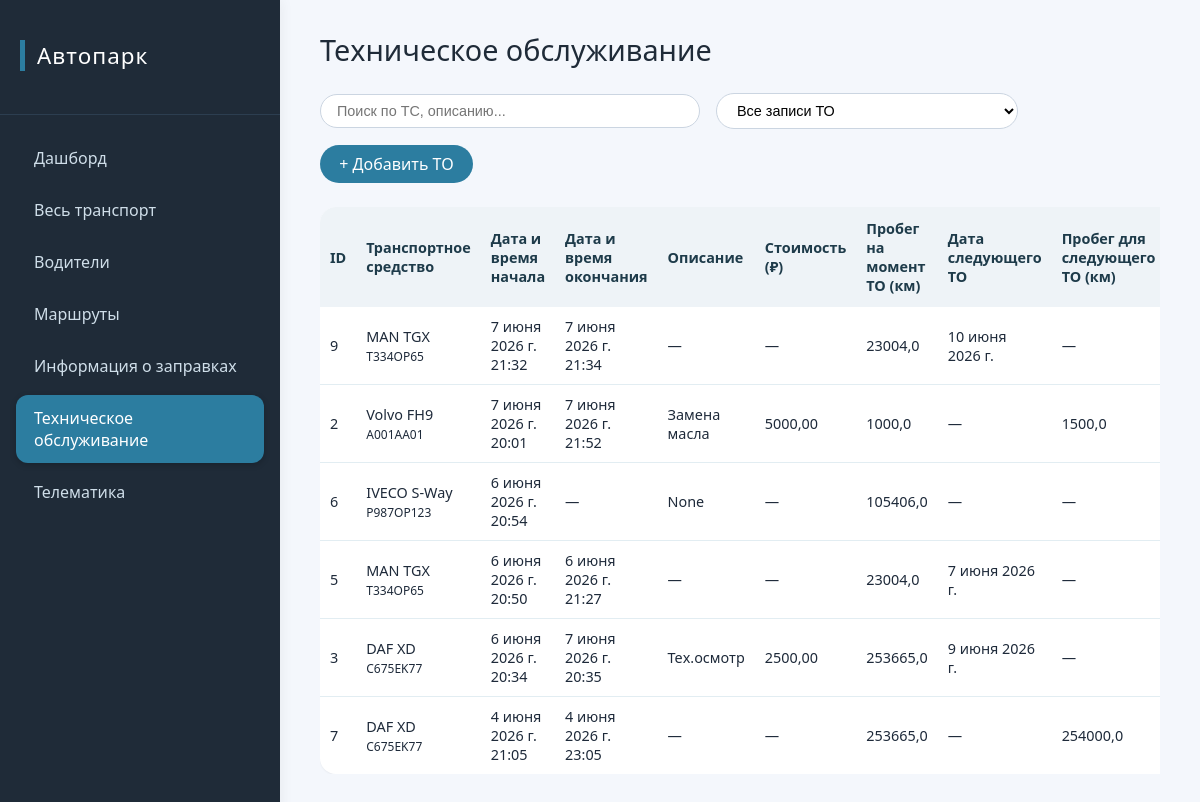
Screenshot of /maintenance/ with the database file from the repository.
### autopark_platform/models.py (models this page shows, shortened)
class Maintenance(models.Model):
    vehicle = models.ForeignKey(
        Vehicle,
        on_delete=models.CASCADE,
        related_name='maintenances',
        verbose_name='Транспортное средство'
    )
    start_datetime = models.DateTimeField('Дата и время начала ТО')
    end_datetime = models.DateTimeField('Дата и время окончания ТО', blank=True, null=True)
    description = models.TextField('Описание ТО', blank=True, null=True)
    cost = models.DecimalField('Стоимость ТО', max_digits=12, decimal_places=2, blank=True, null=True,
                               validators=[MinValueValidator(0)])
    mileage_at_service = models.FloatField('Пробег ТС на момент ТО (км)', blank=True, null=True,
                                           validators=[MinValueValidator(0)])
    next_maintenance_date = models.DateField('Дата следующего ТО', blank=True, null=True)
    next_maintenance_mileage = models.FloatField('Пробег для следующего ТО (км)', blank=True, null=True,
                                                 validators=[MinValueValidator(0)])
    class Meta:
        verbose_name = 'Техническое обслуживание'
        verbose_name_plural = 'Техническое обслуживание'
        ordering = ['-start_datetime']

class Vehicle(models.Model):
    class Status(models.TextChoices):
        ON_ROUTE = 'on_route', 'В рейсе'
        ON_MAINTENANCE = 'on_maintenance', 'На ТО'
        FREE = 'free', 'Свободен'
    brand = models.CharField('Марка', max_length=100)
    model = models.CharField('Модель', max_length=100)
    license_plate = models.CharField('Госномер', max_length=20, unique=True)
    status = models.CharField('Статус активности', max_length=20, choices=Status.choices, default=Status.FREE)
    current_mileage = models.FloatField('Текущий пробег', validators=[MinValueValidator(0)])
    year_of_manufacture = models.PositiveSmallIntegerField('Год выпуска')
    vin = models.CharField('VIN-номер', max_length=17, blank=True, null=True, unique=True)
    fuel_level = models.FloatField('Уровень топлива в баке', blank=True, null=True, validators=[MinValueValidator(0)])
    latitude = models.FloatField('Широта', blank=True, null=True)
    longitude = models.FloatField('Долгота', blank=True, null=True)
    class Meta:
        verbose_name = 'Транспортное средство'
        verbose_name_plural = 'Транспортные средства'
        ordering = ['brand', 'model']

### autopark_platform/views.py (the view, shortened to what this page needs)
# urls.py: path('maintenance/', views.maintenance_list, name='maintenance_list'),
def maintenance_list(request):
    search_query = request.GET.get('search', '').strip()
    maintenance_filter = request.GET.get('maintenance_filter', 'all').strip()
    selected_vehicle_id = request.GET.get('vehicle_id', '').strip()
    maintenances = Maintenance.objects.select_related('vehicle').all()
    now = timezone.now().date()
    today = now
    next_week = today + timedelta(days=7)
    mileage_threshold = 1000
    if maintenance_filter == 'ongoing':
        maintenances = maintenances.filter(end_datetime__isnull=True)
    elif maintenance_filter == 'needed_now':
        maintenances = maintenances.filter(
            Q(next_maintenance_date__lte=today) |
            Q(next_maintenance_mileage__isnull=False, vehicle__current_mileage__isnull=False,
              next_maintenance_mileage__lte=F('vehicle__current_mileage'))
        )
    elif maintenance_filter == 'due_by_date':
        maintenances = maintenances.filter(
            next_maintenance_date__gte=today,
            next_maintenance_date__lte=next_week
        )
    elif maintenance_filter == 'by_vehicle' and selected_vehicle_id:
        maintenances = maintenances.filter(vehicle_id=selected_vehicle_id)
    maintenances = maintenances.order_by('-start_datetime')
    vehicles_for_filter = Vehicle.objects.all().order_by('brand', 'model')
    context = {
        'maintenances': maintenances,
        'vehicles_for_filter': vehicles_for_filter,
        'search_query': search_query,
        'maintenance_filter': maintenance_filter,
        'selected_vehicle_id': selected_vehicle_id if selected_vehicle_id else '',
    }
    return render(request, 'maintenance_list.html', context)

### autopark_platform/templates/maintenance_list.html (shortened to what this page needs)
<!DOCTYPE html>
<html lang="ru">
<head>
    {% load static %}
    <link rel="stylesheet" href="{% static 'css/main.css' %}">
</head>
<body>
    <div class="app-container">
        <aside class="sidebar">
            <div class="logo">
                <h2>Автопарк</h2>
            </div>
            <nav class="tabs-nav">
                <a href="{% url 'dashboard' %}" class="tab-btn">Дашборд</a>
                <a href="{% url 'vehicle_list' %}" class="tab-btn">Весь транспорт</a>
                <a href="{% url 'driver_list' %}" class="tab-btn">Водители</a>
                <a href="{% url 'route_list' %}" class="tab-btn">Маршруты</a>
                <a href="{% url 'refuel_list' %}" class="tab-btn">Информация о заправках</a>
                <a href="{% url 'maintenance_list' %}" class="tab-btn active">Техническое обслуживание</a>
                <a href="{% url 'telemetry' %}" class="tab-btn">Телематика</a>
            </nav>
        </aside>
        <main class="content">
            <div class="page-header">
                <h1>Техническое обслуживание</h1>
                <div class="action-bar">
                    <input type="text" id="searchInput" placeholder="Поиск по ТС, описанию..." class="search-input" value="{{ search_query|default:'' }}">
                    <select id="maintenanceFilter" class="status-filter">
                        <option value="all" {% if maintenance_filter == 'all' %}selected{% endif %}>Все записи ТО</option>
                    </select>
                    <a href="{% url 'maintenance_add' %}" class="btn-add">+ Добавить ТО</a>
                </div>
            </div>
            <div class="table-wrapper">
                <table class="data-table">
                    <thead>
                        <tr>
                            <th>ID</th>
                            <th>Транспортное средство</th>
                            <th>Дата и время начала</th>
                            <th>Дата и время окончания</th>
                            <th>Описание</th>
                            <th>Стоимость (₽)</th>
                            <th>Пробег на момент ТО (км)</th>
                            <th>Дата следующего ТО</th>
                            <th>Пробег для следующего ТО (км)</th>
                        </tr>
                    </thead>
                    <tbody>
                        {% for maintenance in maintenances %}
                        <tr>
                            <td>{{ maintenance.id }}</td>
                            <td>
                                {{ maintenance.vehicle.brand }} {{ maintenance.vehicle.model }}<br>
                                <small>{{ maintenance.vehicle.license_plate }}</small>
                            </td>
                            <td>{{ maintenance.start_datetime }}</td>
                            <td>{{ maintenance.end_datetime|default:"—" }}</td>
                            <td>{{ maintenance.description|truncatechars:50|default:"—" }}</td>
                            <td>{{ maintenance.cost|default:"—" }}</td>
                            <td>{{ maintenance.mileage_at_service|default:"—" }}</td>
                            <td>{{ maintenance.next_maintenance_date|default:"—" }}</td>
                            <td>{{ maintenance.next_maintenance_mileage|default:"—" }}</td>
                        </tr>
                        {% empty %}
                        <tr>
                            <td colspan="10" class="empty-row">Нет записей ТО, соответствующих критериям</td>
                        </tr>
                        {% endfor %}
                    </tbody>
                </table>
            </div>
        </main>
    </div>
</body>
</html>

### autopark_platform/static/css/main.css (style rules this page uses)
* { margin: 0; padding: 0; box-sizing: border-box; }
body { font-family: 'Segoe UI', Roboto, 'Helvetica Neue', sans-serif; background-color: #f4f7fc; color: #1e2a3a; }
.app-container { display: flex; min-height: 100vh; }
.sidebar { width: 280px; background-color: #1f2b38; color: #ecf0f1; display: flex; flex-direction: column; box-shadow: 2px 0 12px rgba(0,0,0,0.05); }
.logo { padding: 24px 20px; border-bottom: 1px solid #2c3e50; margin-bottom: 20px; }
.logo h2 { font-weight: 500; letter-spacing: 1px; color: #fff; }
.tabs-nav { display: flex; flex-direction: column; gap: 6px; padding: 0 16px; }
.tab-btn { background: none; border: none; padding: 12px 18px; text-align: left; font-size: 1rem; font-weight: 500; color: #cfdee9; border-radius: 12px; cursor: pointer; transition: all 0.2s ease; }
.tab-btn.active { background-color: #2c7da0; color: white; box-shadow: 0 2px 6px rgba(0,0,0,0.2); }
a.tab-btn { display: block; text-decoration: none; }
.content { flex: 1; padding: 30px 40px; overflow-y: auto; }
h1, h2, h3 { font-weight: 500; margin-bottom: 0.75rem; color: #1f2b38; }
h1 { font-size: 1.8rem; margin-bottom: 1.5rem; }
h2 { font-size: 1.4rem; border-left: 5px solid #2c7da0; padding-left: 12px; margin: 1rem 0 1.2rem 0; }
.table-wrapper { overflow-x: auto; margin: 1rem 0; }
.data-table { width: 100%; border-collapse: collapse; font-size: 0.9rem; background: white; border-radius: 16px; overflow: hidden; box-shadow: 0 1px 2px rgba(0,0,0,0.05); }
.data-table th { background-color: #eef3f7; padding: 12px 10px; text-align: left; font-weight: 600; color: #1e3b4a; }
.data-table td { padding: 10px 10px; border-bottom: 1px solid #e2edf2; }
.data-table tr:last-child td { border-bottom: none; }
.page-header { display: flex; justify-content: space-between; align-items: center; flex-wrap: wrap; margin-bottom: 1.5rem; }
.action-bar { display: flex; gap: 1rem; align-items: center; flex-wrap: wrap; }
.search-input { padding: 0.5rem 1rem; border: 1px solid #cbd5e1; border-radius: 40px; width: 380px; font-size: 0.9rem; transition: 0.2s; }
.status-filter { padding: 0.5rem 1rem; border-radius: 40px; border: 1px solid #cbd5e1; background-color: white; font-size: 0.9rem; }
.btn-add { background-color: #2c7da0; color: white; padding: 0.5rem 1.2rem; border-radius: 40px; text-decoration: none; font-weight: 500; transition: background 0.2s; }

### rows the page displays
Maintenance: id "9", vehicle.brand "MAN", vehicle.model "TGX", vehicle.license_plate "T334OP65", start_datetime "7 июня 2026 г. 21:32", end_datetime "7 июня 2026 г. 21:34", description "—", cost "—", mileage_at_service "23004,0", next_maintenance_date "10 июня 2026 г.", next_maintenance_mileage "—"
Maintenance: id "2", vehicle.brand "Volvo", vehicle.model "FH9", vehicle.license_plate "A001AA01", start_datetime "7 июня 2026 г. 20:01", end_datetime "7 июня 2026 г. 21:52", description "Замена масла", cost "5000,00", mileage_at_service "1000,0", next_maintenance_date "—", next_maintenance_mileage "1500,0"
Maintenance: id "6", vehicle.brand "IVECO", vehicle.model "S-Way", vehicle.license_plate "P987OP123", start_datetime "6 июня 2026 г. 20:54", end_datetime "—", description "None", cost "—", mileage_at_service "105406,0", next_maintenance_date "—", next_maintenance_mileage "—"
Maintenance: id "5", vehicle.brand "MAN", vehicle.model "TGX", vehicle.license_plate "T334OP65", start_datetime "6 июня 2026 г. 20:50", end_datetime "6 июня 2026 г. 21:27", description "—", cost "—", mileage_at_service "23004,0", next_maintenance_date "7 июня 2026 г.", next_maintenance_mileage "—"
Maintenance: id "3", vehicle.brand "DAF", vehicle.model "XD", vehicle.license_plate "C675EK77", start_datetime "6 июня 2026 г. 20:34", end_datetime "7 июня 2026 г. 20:35", description "Тех.осмотр", cost "2500,00", mileage_at_service "253665,0", next_maintenance_date "9 июня 2026 г.", next_maintenance_mileage "—"
Maintenance: id "7", vehicle.brand "DAF", vehicle.model "XD", vehicle.license_plate "C675EK77", start_datetime "4 июня 2026 г. 21:05", end_datetime "4 июня 2026 г. 23:05", description "—", cost "—", mileage_at_service "253665,0", next_maintenance_date "—", next_maintenance_mileage "254000,0"
